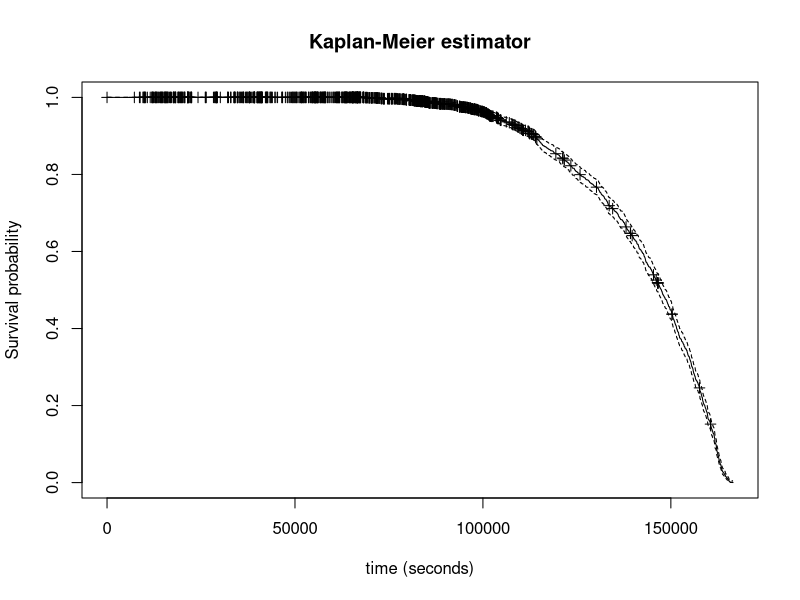
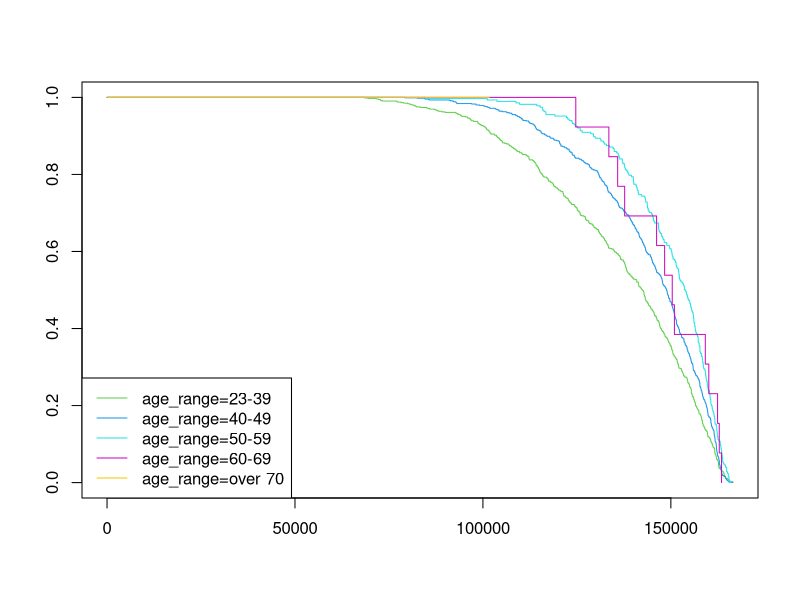
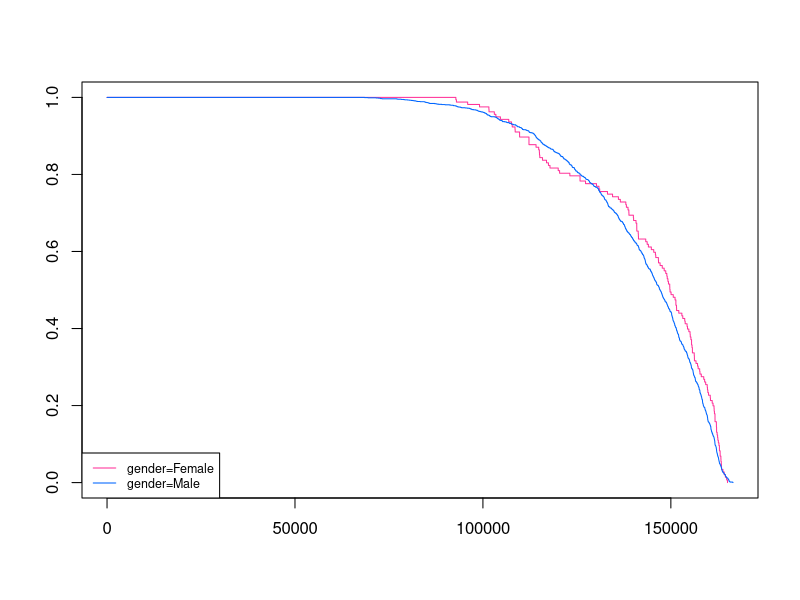
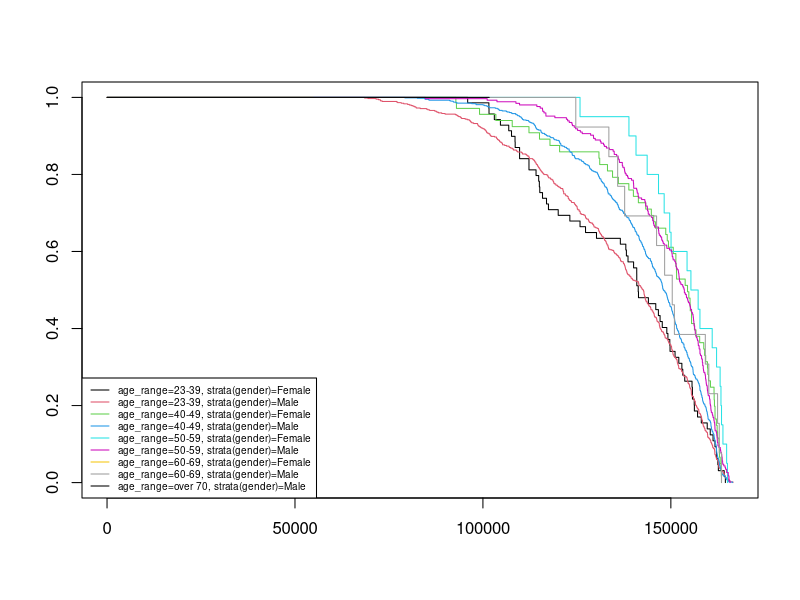

Write R code to recreate these figures, in order.
#time to event = time to finish the race (status = 1)


#import useful libraries
library(tidyverse)
library(broom)
library(dplyr)
library(survival)
library(lubridate)

# Data preparation
setwd ('C:/Users/romai/Documents/DSTI/21-Survival Analysis/UTMB')
data_utmb17 <- read_csv("utmb_2017.csv", col_names = TRUE)

#problems(data_utmb17)
colnames(data_utmb17)
str(data_utmb17)

#delete 1st column (useless)
data_utmb17 <- data_utmb17[,-1]


#create a column gender & age from category + status (1 = finisher; 0 = DNF / not finisher)
data_utmb17 <-data_utmb17 |>
  mutate(gender = case_when(
    endsWith(category, " H") ~ "Male",
    endsWith(category, " F") ~ "Female"),
    age = substring(data_utmb17$category, first=1, last=2), #create a column age from category
    status = case_when(time != 'NA' ~ 1, TRUE ~ 0),
    .after ="category")


#Keep the highest time of the checkpoints and create a new column HighestTime
data_utmb17$highesttime <- apply(data_utmb17[11:35], 1, function(x) max(x, na.rm = TRUE))
data_utmb17<-data_utmb17|>
  mutate(highesttime = replace_na(highesttime, '00:00:00'))

#conversion in time format (expressed in seconds)
data_utmb17$timetoevent<- lubridate::hms(data_utmb17$highesttime)
data_utmb17$timetoevent<- period_to_seconds(data_utmb17$timetoevent)


#remove intermediate checkpoints time
data_utmb17<- data_utmb17[,-11:-34]
colnames(data_utmb17)


#keep useful columns: bib (or ID), gender, age, status, nationality and time
data_utmb17<-  data_utmb17[,-c(2,3,4,8,9,10)]


#Conversion of age category (SE, V1, V2, V3, V4) in age range (in years)
age_range <- tibble('age' =
                      c("V1", "V2","V3", "V4", "SE"),
                    'age_range' = c("40-49", "50-59", "60-69", "over 70", "23-39")
                    )

data_utmb17 <- data_utmb17 |> inner_join(age_range,by = "age")

#Move column "age_range" just after column "age"
data_utmb17 <- data_utmb17  %>% relocate("age_range", .after = "age")
table(data_utmb17$age_range)

view(data_utmb17)

#Kaplan-Meier
fit.KM <- survfit(Surv(timetoevent, status) ~ 1, data = data_utmb17)
summary(fit.KM)
fit.KM

plot(fit.KM, mark.time = TRUE,
     main = "Kaplan-Meier estimator",
     ylab = "Survival probability",
     xlab = "time (seconds)")

# AGE
## Kaplan-Meier
fit.KMage <- survfit(Surv(timetoevent, status) ~ age_range, data = data_utmb17)
fit.KMage
#maybe merge the 2 oldest range together (only 5 with age over 70)

plot(fit.KMage, col = 3:8)
legend("bottomleft", lty = 1, col = 3:8, legend = names(fit.KMage$strata))

##log rank test by age
diff.KMage <- survdiff(Surv(timetoevent, status) ~ age_range, data = data_utmb17)
diff.KMage
## p-value = 2E-10 (<<0.05), we reject H0 => there exists at least a significant difference
## between 2 age range

## semi-parametric Cox regression
cox.age<- coxph(Surv(timetoevent, status) ~ age_range, data = data_utmb17)
summary(cox.age)

#GENDER
## Kaplan-Meier
fit.KMgender <- survfit(Surv(timetoevent, status) ~ gender, data = data_utmb17)
fit.KMgender

plot(fit.KMgender, col = c("#FF3399", "#0066FF"),pch = 19)
legend("bottomleft", lty = 1, col = c("#FF3399", "#0066FF"), cex= 0.75, legend = names(fit.KMgender$strata))

##log rank test by gender
diff.KMgender <- survdiff(Surv(timetoevent, status) ~ gender, data = data_utmb17)
diff.KMgender
##The p-value is large (p=0.1): the difference *is not* statistically significant.

## semi-parametric Cox regression
cox.gender<- coxph(Surv(timetoevent, status) ~ gender, data = data_utmb17)
summary(cox.gender)

#AGE AND GENDER
fit.KMage_gender <- survfit(Surv(timetoevent, status) ~ age_range + strata(gender), data = data_utmb17)
fit.KMage_gender

plot(fit.KMage_gender, col = 1:9)
legend("bottomleft",lty = 1, col = 1:9, legend = names(fit.KMage_gender$strata), cex= 0.6, box.lty=1)

diff.KMage_gender1 <- survdiff(Surv(timetoevent, status) ~ gender + age_range, data = data_utmb17)
diff.KMage_gender1

diff.KMage_gender2 <- survdiff(Surv(timetoevent, status) ~ gender + strata(age_range), data = data_utmb17)
diff.KMage_gender2

## semi-parametric Cox regression
cox.age_gender<- coxph(Surv(timetoevent, status) ~ gender + age_range, data = data_utmb17)
summary(cox.age_gender)

